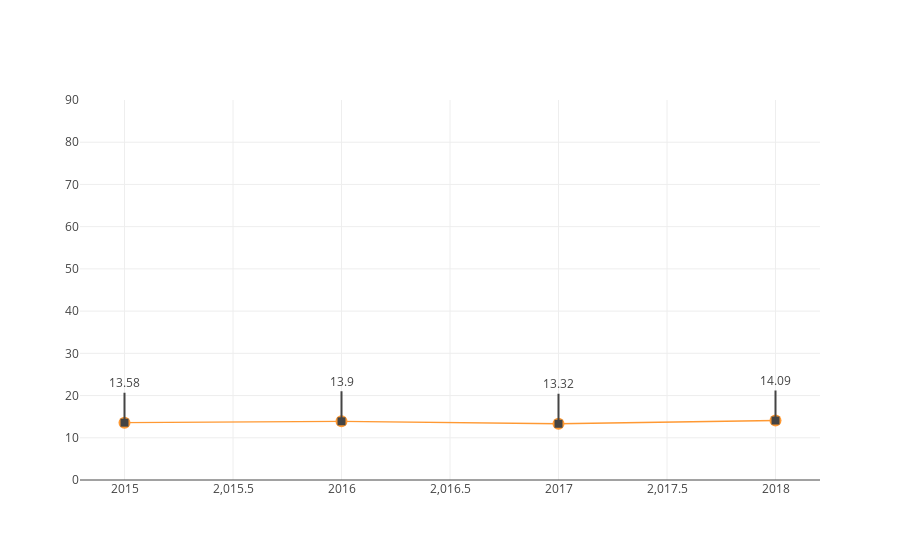

Notebook source saved alongside this figure:
### Code cell
autoCensoLine('IN_AREA_VERDE')

### Figure 1 — Plotly figure (JSON) as saved in the notebook; plotly's stock layout.template omitted (floating-point values rounded to 4 significant figures)
{"data": [{"line": {"color": "rgba(255, 153, 51, 1.0)", "dash": "solid", "shape": "linear", "width": 1.3}, "marker": {"size": 12, "symbol": "circle"}, "mode": "lines+markers", "name": "proporcao", "text": "", "type": "scatter", "uid": "31fb7416-e329-467d-afd1-6d7d462ae238", "x": [2015, 2016, 2017, 2018], "y": [13.58, 13.9, 13.32, 14.09]}], "layout": {"annotations": [{"arrowhead": 7, "ax": 0, "ay": -40, "showarrow": true, "text": "13.58", "x": 2015, "xref": "x", "y": 13.58, "yref": "y"}, {"arrowhead": 7, "ax": 0, "ay": -40, "showarrow": true, "text": "13.9", "x": 2016, "xref": "x", "y": 13.9, "yref": "y"}, {"arrowhead": 7, "ax": 0, "ay": -40, "showarrow": true, "text": "13.32", "x": 2017, "xref": "x", "y": 13.32, "yref": "y"}, {"arrowhead": 7, "ax": 0, "ay": -40, "showarrow": true, "text": "14.09", "x": 2018, "xref": "x", "y": 14.09, "yref": "y"}], "showlegend": false, "yaxis": {"range": [0, 90]}}}
